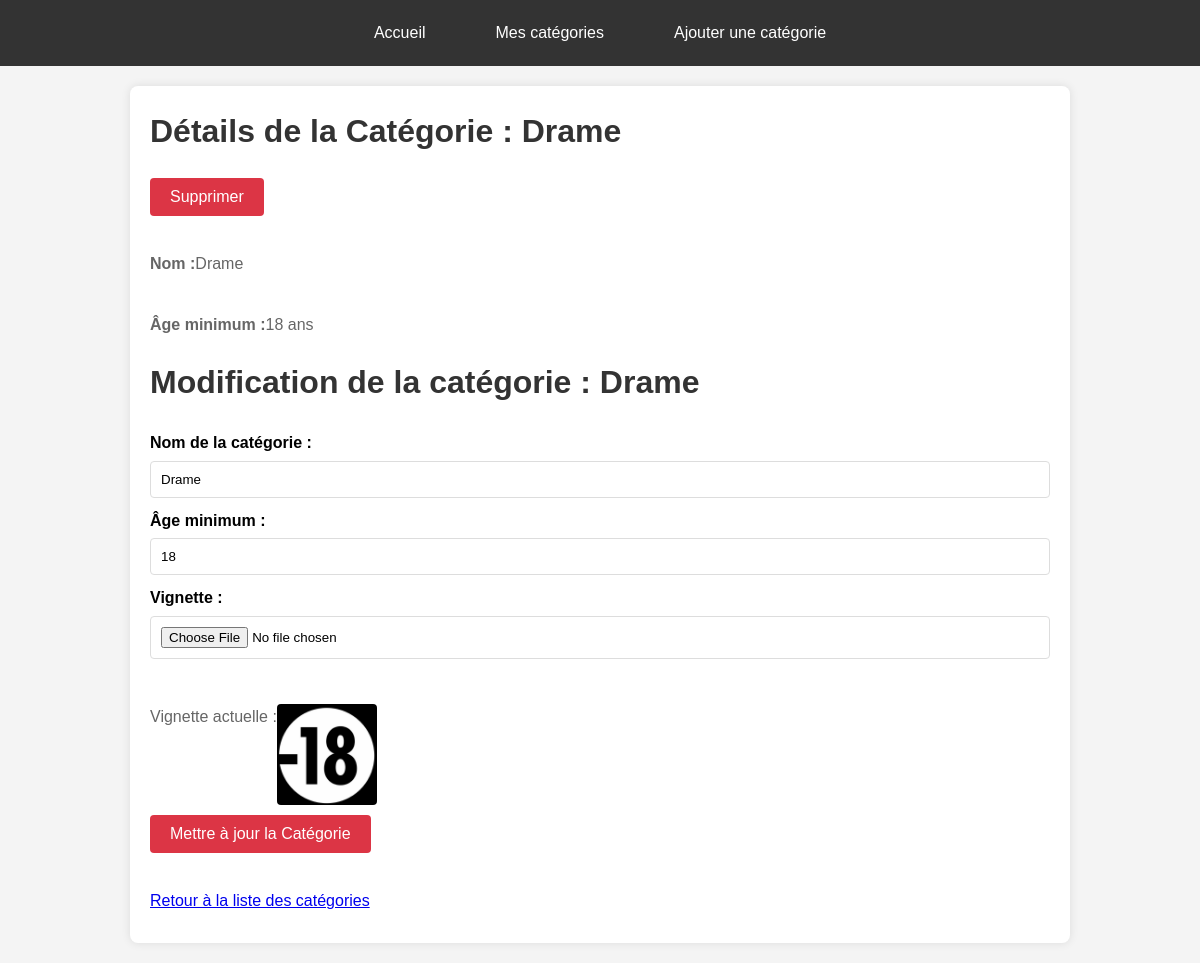
The page /details_categorie.php?id_cat=1 on the database its author committed.
### tables this page shows
CREATE TABLE IF NOT EXISTS `categorie` (
  `id_cat` int NOT NULL AUTO_INCREMENT,
  `nom_cat` varchar(150) NOT NULL,
  `agemin_cat` int NOT NULL,
  `vignette_cat` varchar(255) DEFAULT NULL,
  PRIMARY KEY (`id_cat`)
);

### details_categorie.php (the view, shortened to what this page needs)
<?php
include 'config/db.php';
$nom_cat = '';
$agemin_cat = '';
$vignette_cat = '';
$edit_mode = false;
if (isset($_GET['id_cat'])) {
    $id_cat = (int)$_GET['id_cat'];
    $query = $pdo->prepare("SELECT * FROM categorie WHERE id_cat = ?");
    $query->execute([$id_cat]);
    $categorie = $query->fetch(PDO::FETCH_ASSOC);
    if ($categorie) {
        $nom_cat = $categorie['nom_cat'];
        $agemin_cat = $categorie['agemin_cat'];
        $vignette_cat = $categorie['vignette_cat'];
        $edit_mode = isset($_GET['id_cat']);
    } else {
        echo "Catégorie non trouvée.";
        exit();
    }
} else {
    echo "Aucune catégorie trouvée.";
    exit();
}
?>
<!DOCTYPE html>
<html lang="fr">
<head>
    <link rel="stylesheet" href="assets/css/details_categorie.css">
</head>
<body>
    <header>
        <nav>
            <ul>
                <li><a href="index.php">Accueil</a></li>
                <li><a href="liste_categories.php">Mes catégories</a></li>
                <li><a href="ajout_categorie.php">Ajouter une catégorie</a></li>
            </ul>
        </nav>
    </header>
    <main>
        <h1>Détails de la Catégorie : <?= htmlspecialchars($categorie['nom_cat']) ?></h1>
        <form method="post">
            <button type="submit" name="delete" onclick="return confirm('Êtes-vous sûr de vouloir supprimer cette catégorie ?')">Supprimer</button>
        </form>
        <p><strong>Nom : </strong> <?= htmlspecialchars($categorie['nom_cat']) ?></p>
        <p><strong>Âge minimum : </strong> <?= htmlspecialchars($categorie['agemin_cat']) ?> ans</p>
        <form method="post" enctype="multipart/form-data">
            <h1>Modification de la catégorie : <?= htmlspecialchars($categorie['nom_cat']) ?></h1>
            <label for="nom_cat">Nom de la catégorie :</label>
            <input type="text" id="nom_cat" name="nom_cat" value="<?= htmlspecialchars($nom_cat) ?>" required><br>
            <label for="agemin_cat">Âge minimum :</label>
            <input type="number" id="agemin_cat" name="agemin_cat" value="<?= htmlspecialchars($agemin_cat) ?>" required><br>
            <label for="vignette_cat">Vignette :</label>
            <input type="file" id="vignette_cat" name="vignette_cat"><br>
            <?php if (!empty($vignette_cat)): ?>
                <p>Vignette actuelle : <img src="<?= htmlspecialchars($vignette_cat) ?>" alt="Vignette" width="100"></p>
            <?php endif; ?>
            <button type="submit"><?= $edit_mode ? 'Mettre à jour' : 'Ajouter' ?> la Catégorie</button>
        </form>
        <p><a href="liste_categories.php">Retour à la liste des catégories</a></p>
    </main>
</body>
</html>

### assets/css/details_categorie.css (style rules this page uses)
body { font-family: Arial, sans-serif; line-height: 1.6; margin: 0; padding: 0; background-color: #f4f4f4; }
header { background-color: #333; padding: 10px 0; }
header nav ul { list-style: none; padding: 0; margin: 0; display: flex; justify-content: center; }
header nav ul li { margin: 0 15px; }
header nav ul a { color: #fff; text-decoration: none; padding: 10px 20px; display: inline-block; }
main { max-width: 900px; margin: 20px auto; padding: 20px; background-color: #fff; border-radius: 8px; box-shadow: 0 0 10px rgba(0, 0, 0, 0.1); }
h1 { margin-top: 0; color: #333; }
form { margin-top: 20px; }
label { display: block; margin-bottom: 5px; font-weight: bold; }
input[type="text"], input[type="number"], input[type="file"] { width: calc(100% - 22px); padding: 10px; margin-bottom: 10px; border: 1px solid #ddd; border-radius: 4px; }
button { background-color: #007bff; color: #fff; border: none; padding: 10px 20px; font-size: 16px; cursor: pointer; border-radius: 4px; }
p { margin: 0 0 10px; color: #666; margin-top: 35px; display: flex; }
p img { border-radius: 4px; }
button[type="submit"] { background-color: #dc3545; color: #fff; }

### rows shown on the page
categorie: nom_cat "Drame", agemin_cat "18", vignette_cat (picture)
